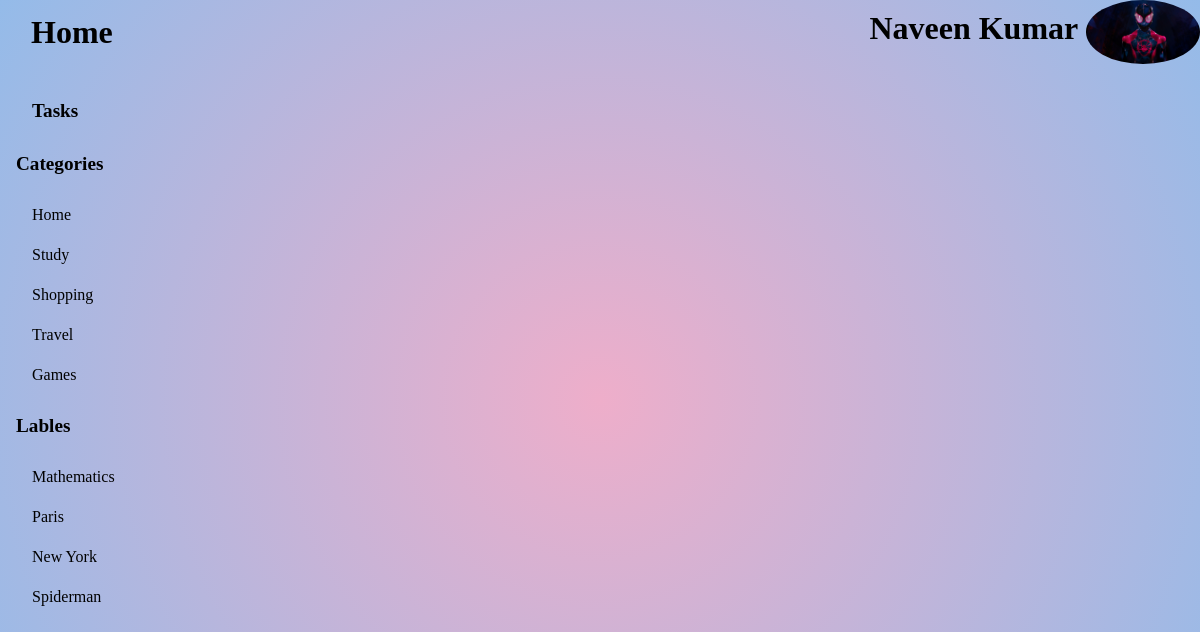
The page /tasks/category/1/ (signed in) on the database its author committed.
### todolist/models.py (models this page shows, shortened)
class Category(models.Model):
    name = models.CharField(max_length=100)

class User(AbstractUser):
    email = models.EmailField('email address', unique=True, null=False)
    profile_pic = models.CharField(max_length=3000)
    bio = models.CharField(max_length=200)

class Lable(models.Model):
    name = models.CharField(max_length=100)

### todolist/views/get_tasks_filter_by_category.py (the view)
def get_task_filter_by_category(request, category_id: int):
    user_id = request.user.id
    from todolist.storages.storage_implementation \
        import StorageImplementation
    from todolist.presenters.presenter_implementation \
        import PresenterImplementation
    presenter = PresenterImplementation()
    storage = StorageImplementation()
    from todolist.interactors.get_tasks import GetTasks
    interactor = GetTasks(storage=storage, presenter=presenter)
    tasks = interactor.get_tasks_filter_by_category_wrapper(
        user_id=user_id, category_id=category_id)
    from todolist.models import User
    user = User.objects.get(id=user_id)
    categories = storage.get_all_categories()
    from todolist.models import Lable
    lables = Lable.objects.all()
    context = {
        "title": {
            "name": "Home",
            "url": "/tasks"
        },
        "user": user,
        "tasks": tasks,
        "categories": categories,
        "lables": lables
    }
    return render(request, "home.html", context)

### todolist/interactors/get_tasks.py (called while the page is built, shortened)
    def get_tasks_filter_by_category_wrapper(
            self, user_id: int, category_id: int):
        task_details_dtos = self.get_tasks_filter_by_category(
            user_id=user_id, category_id=category_id)
        response = self.presenter.response_get_tasks(task_details_dtos)
        return response

    def get_tasks_filter_by_category(self, user_id: int, category_id: int):
        tasks = self.storage.get_tasks_filter_by_category(
            user_id=user_id, category_id=category_id)
        task_ids = [task.id for task in tasks]
        category_ids = [task.category_id for task in tasks]
        categories = self.storage.get_categories(
            category_ids=category_ids)
        lables = self.storage.get_lables_for_tasks(task_ids=task_ids)
        task_details_dtos = self._convert_to_task_details_dtos(
            categories, lables, tasks)
        return task_details_dtos

    def _convert_to_task_details_dtos(self, categories, lables, tasks):
        from todolist.interactors.storages.dtos \
            import TaskDetailsDTO
        task_details_dtos = []
        return task_details_dtos

### todolist/presenters/presenter_implementation.py (called while the page is built)
    def response_get_tasks(self, task_details_dtos):
        tasks = []
        for task in task_details_dtos:
            tasks.append(self._get_task_details(task_details_dto=task))
        return tasks

### todolist/storages/storage_implementation.py (called while the page is built)
    def get_tasks_filter_by_category(self, user_id, category_id):
        from todolist.models import UserTask
        tasks = UserTask.objects.filter(
            user_id=user_id, category_id=category_id)
        task_dtos = self._convert_to_task_dtos(tasks)
        return task_dtos

    def _convert_to_task_dtos(self, tasks):
        task_dtos = []
        for task in tasks:
            task_dtos.append(
                self._convert_to_task_dto(task)
            )
        return task_dtos

    def get_categories(self, category_ids: List[int]) -> List[CategoryDTO]:
        from todolist.models import Category
        categories = Category.objects.filter(
            id__in=category_ids).values('id', 'name')
        category_dtos = self._convert_to_category_dtos(categories)
        return category_dtos

    def _convert_to_category_dtos(self, categories) -> List[CategoryDTO]:
        category_dtos = []
        for category in categories:
            category_dtos.append(
                CategoryDTO(
                    id=category['id'],
                    name=category['name']
                )
            )
        return category_dtos

### todolist/templates/home.html (shortened to what this page needs)
{% extends "index.html" %}
{% block content %}
<div class="row content">
    <ul class="col-2 navbar">
        <li class="small_heading"><a href="/tasks">Tasks</a></li>
        <li class="small_heading"><p>Categories</p></li>
        {% for category in categories %}
        <li><a href="/tasks/category/{{ category.id }}">{{ category.name }}</a></li>
        {% endfor %}
        <li class="small_heading"><p>Lables</p></li>
        {% for lable in lables %}
        <li><a href="/tasks/lable/{{ lable.id }}">{{ lable.name }}</a></li>
        {% endfor %}
    </ul>
    <div class="col-10">
        <div class="row tasks">
        </div>
    </div>
</div>
{% endblock %}

### todolist/templates/index.html (shortened to what this page needs)
{% load static %}
<!DOCTYPE html>
<html>
    <head>
        <link rel="stylesheet" href="https://stackpath.bootstrapcdn.com/bootstrap/4.1.3/css/bootstrap.min.css"
>
    </head>
    <body>
        <div class="container-fluid">
            <div class="row header justify-content-start align-content-center">
                <div class="col-1">
                    <a href="{{title.url}}">{{title.name}}</a>
                </div>
                {% block user %}
                    <div class=".col-3 user">
                        <p>{{user.first_name}}</p>
                        <img class="logo" src="/{{ user.profile_pic }}"  style="cursor:pointer;" onclick="location.href='/profile';">
                    </div>
                {% endblock %}
            </div>
            {% block content %}
            {% endblock %}
        </div>
    </body>
</html>

### todolist/templates/index.html (style rules this page uses)
body { padding: opx; margin: 0px; height: 100vh; width: 100vw; background: rgb(238,174,202); background: radial-gradient(circle, rgba(238,174,202,1) 0%, rgba(148,187,233,1) 100%); color: black; }
.container-fluid { font-family: cursive; width: 100%; height: 100%; }
.header { height:8%; }
.header { font-size:200%; font-weight: 900; }
.user { margin-left: auto; height: 100%; }
.user>p { display: inline-block; }
.user>img { height: 100%; border-radius: 100%; }
.content { height:80%; }
.navbar { display: block; }
ul { list-style-type: none; margin: 0; padding: 0; width: 200px; }
.small_heading { margin-top: 10%; font-size: 120%; font-weight: 700; }
a { display: block; color: #000; padding: 8px 16px; text-decoration: none; border-radius: 10px; }
.tasks { width: 80%; height: 100%; display: flex; overflow-y: auto; }

### rows shown on the page
Category: name "Home", name "Home"
User: first_name "Naveen Kumar", profile_pic (picture)
Category: name "Study"
Category: name "Shopping"
Category: name "Travel"
Category: name "Games"
Lable: name "Mathematics"
Lable: name "Paris"
Lable: name "New York"
Lable: name "Spiderman"
